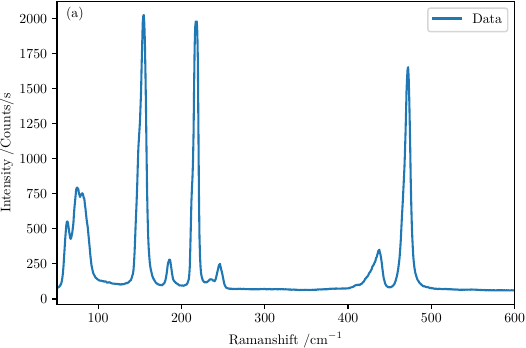

Write the Python code that produced this figure.
import matplotlib as mlp
mlp.use('pgf')
import matplotlib.pyplot as plt
from matplotlib import rcParams
rcParams['font.family'] = 'serif'
rcParams['font.serif'] = '[lmroman10-regular]:+tlig;' #use \showthe\font in latex document to get the right font key
rcParams['text.usetex'] = True
rcParams['pgf.texsystem'] = 'lualatex'
rcParams['font.size'] = 10
rcParams['mathtext.fontset'] = 'custom'
rcParams['pgf.preamble'] = r'\usepackage[locale=DE]{siunitx}'
rcParams['text.latex.preamble'] = r'\usepackage[math-style=ISO,bold-style=ISO,sans-style=italic,nabla=upright,partial=upright,]{unicode-math}'
rcParams['axes.formatter.use_mathtext'] = True
rcParams['legend.fontsize'] = 10
rcParams['figure.figsize'] =  5.906, 3.937 # size of the figure in inch
rcParams['savefig.dpi'] = 300
import numpy as np


fig, ax = plt.subplots(1, 1)
x, y = np.genfromtxt('data.txt', unpack = True)

ax.plot(x, y, linestyle = '-', label = r'Data', color = '#1f77b4')



#sub_ax = fig.add_axes([0.58, 0.55, 0.3, 0.3], xlim = (0, 1), ylim = (0, 1))
#sub_ax.plot(x, x**2)
#sub_ax.text(0.02 , 0.98, '(b)', horizontalalignment='left', verticalalignment='top', transform = sub_ax.transAxes)

ax.legend(loc = 'best')
ax.set_ylabel(r'Intensity $/ \si{Counts \per \second}$')
ax.set_xlabel(r'Ramanshift $/ \si{\centi\meter^{-1}}$')
ax.text(0.02 , 0.98, '(a)', horizontalalignment='left', verticalalignment='top', transform = ax.transAxes)
ax.set_xlim(x[0], 600)

fig.savefig('plot.pdf', bbox_inches = 'tight', pad_inches = 0)
